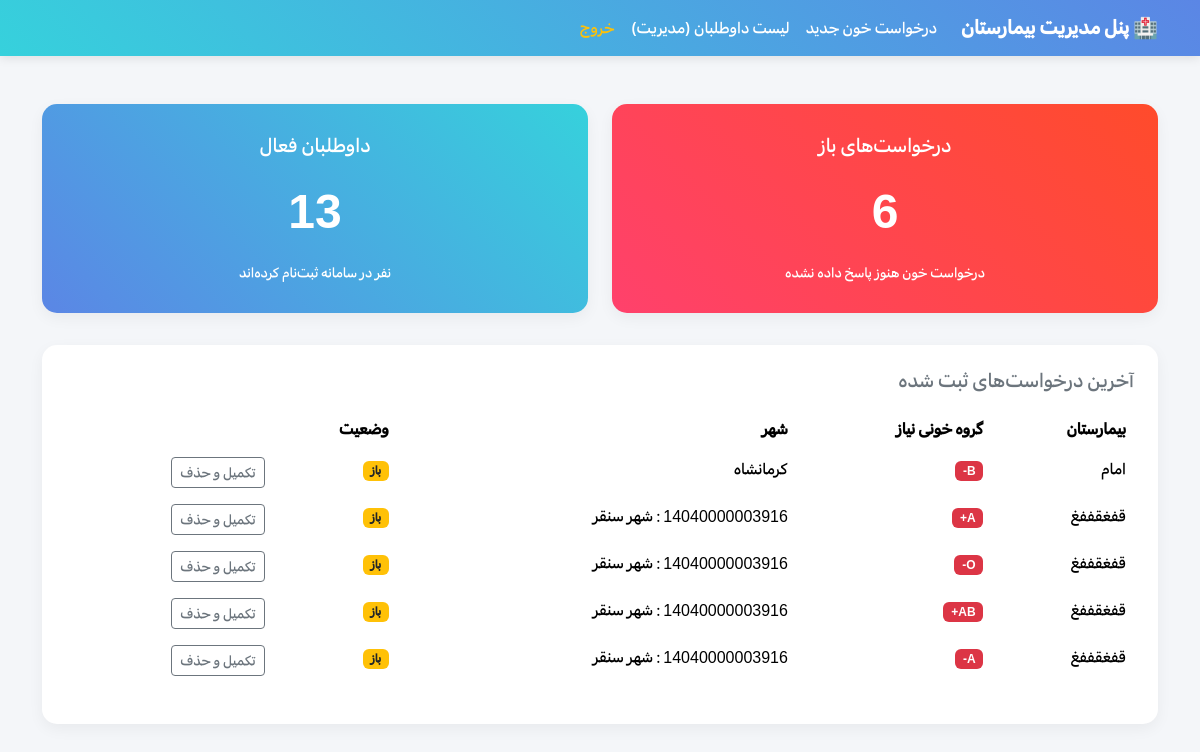
Page /dashboard_view on the earlier database version.
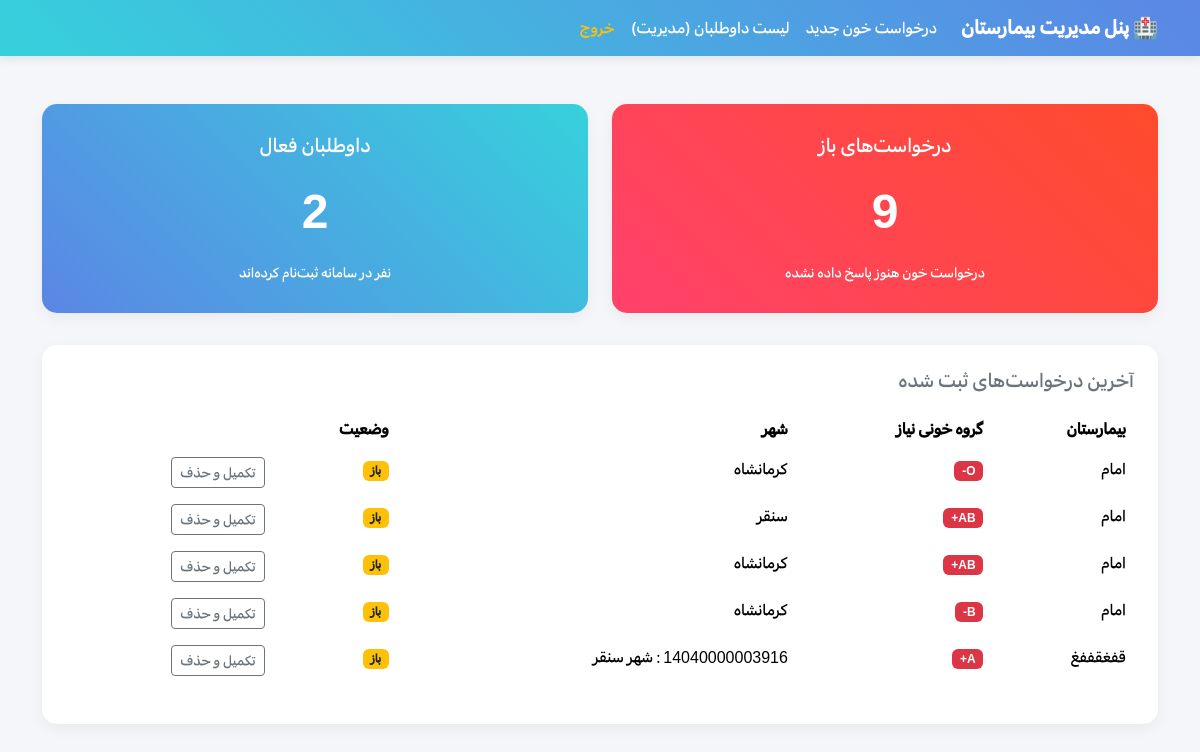
Same page on the later database version.
### tables this page shows
CREATE TABLE requests (
            id INTEGER PRIMARY KEY AUTOINCREMENT,
            hospital_name TEXT NOT NULL,
            needed_blood_type TEXT NOT NULL,
            city TEXT NOT NULL,
            is_resolved INTEGER DEFAULT 0
        );

### app.py (the view)
@app.route('/dashboard_view')
def dashboard_view():
    conn = get_db_connection()
    total_donors = conn.execute("SELECT COUNT(*) FROM donors").fetchone()[0]
    open_requests = conn.execute("SELECT COUNT(*) FROM requests WHERE is_resolved = 0").fetchone()[0]
    latest_requests = conn.execute("SELECT * FROM requests ORDER BY id DESC LIMIT 5").fetchall()
    conn.close()
    return render_template('hospital_dashboard.html',
                        total_donors=total_donors,
                        open_requests=open_requests,
                        latest_requests=latest_requests)

### app.py (called while the page is built)
def get_db_connection():
    conn = sqlite3.connect('database.db')
    conn.row_factory = sqlite3.Row
    return conn

### templates/hospital_dashboard.html (shortened to what this page needs)
<!DOCTYPE html>
<html lang="fa" dir="rtl">
<head>
    <link href="https://cdn.jsdelivr.net/npm/bootstrap@5.3.3/dist/css/bootstrap.rtl.min.css" rel="stylesheet">
</head>
<body>
    <nav class="navbar navbar-expand-lg">
        <div class="container">
            <a class="navbar-brand text-white fw-bold" href="/hospital/dashboard">🏥 پنل مدیریت بیمارستان</a>
            <ul class="navbar-nav me-auto">
                <li class="nav-item"><a class="nav-link text-white" href="/request">درخواست خون جدید</a></li>
                <li class="nav-item"><a class="nav-link text-white" href="/hospital/manage_donors">لیست داوطلبان
                        (مدیریت)</a></li>
                <li class="nav-item"><a class="nav-link text-warning" href="/">خروج</a></li>
            </ul>
        </div>
    </nav>
    <div class="container mt-5">
        <div class="row">
            <div class="col-md-6 mb-4">
                <div class="card stat-card bg-red">
                    <h5>درخواست‌های باز</h5>
                    <p class="mt-2" style="font-size: 3rem; font-weight: 800;">{{ open_requests }}</p>
                    <small>درخواست خون هنوز پاسخ داده نشده</small>
                </div>
            </div>
            <div class="col-md-6 mb-4">
                <div class="card stat-card bg-blue">
                    <h5>داوطلبان فعال</h5>
                    <p class="mt-2" style="font-size: 3rem; font-weight: 800;">{{ total_donors }}</p>
                    <small>نفر در سامانه ثبت‌نام کرده‌اند</small>
                </div>
            </div>
        </div>
        <div class="card p-4 mt-2">
            <h5 class="text-secondary mb-3">آخرین درخواست‌های ثبت شده</h5>
            <table class="table table-borderless">
                <thead style="background-color: #f8f9fa; color: #333;">
                    <tr>
                        <th>بیمارستان</th>
                        <th>گروه خونی نیاز</th>
                        <th>شهر</th>
                        <th>وضعیت</th>
                    </tr>
                </thead>
                <tbody>
                    {% for req in latest_requests %}
                    <tr>
                        <td>{{ req['hospital_name'] }}</td>
                        <td><span class="badge bg-danger">{{ req['needed_blood_type'] }}</span></td>
                        <td>{{ req['city'] }}</td>
                        <td><span class="badge bg-warning text-dark">باز</span></td>
                        <td>
                            <form action="/close_request/{{ req['id'] }}" method="POST" style="display:inline;"
                                onsubmit="return confirm('آیا این درخواست برطرف شده و می‌خواهی آن را حذف کنی؟');">
                                <button type="submit" class="btn btn-sm btn-outline-secondary">تکمیل و حذف</button>
                            </form>
                        </td>
                    </tr>
                    {% else %}
                    <tr>
                        <td colspan="5" class="text-center text-muted py-3">هیچ درخواستی ثبت نشده است.</td>
                    </tr>
                    {% endfor %}
                </tbody>
            </table>
        </div>
    </div>
</body>
</html>

Differences in the rows shown:
no longer on this page (row unchanged): requests: hospital_name "قفغقففغ", needed_blood_type "O-", city "14040000003916 : شهر سنقر"
no longer on this page (row unchanged): requests: hospital_name "قفغقففغ", needed_blood_type "AB+", city "14040000003916 : شهر سنقر"
no longer on this page (row unchanged): requests: hospital_name "قفغقففغ", needed_blood_type "A-", city "14040000003916 : شهر سنقر"
added requests: hospital_name "امام", needed_blood_type "O-", city "کرمانشاه"
added requests: hospital_name "امام", needed_blood_type "AB+", city "سنقر"
added requests: hospital_name "امام", needed_blood_type "AB+", city "کرمانشاه"
Other differences:
{{ open_requests }}: "6" → "9"
{{ total_donors }}: "13" → "2"
